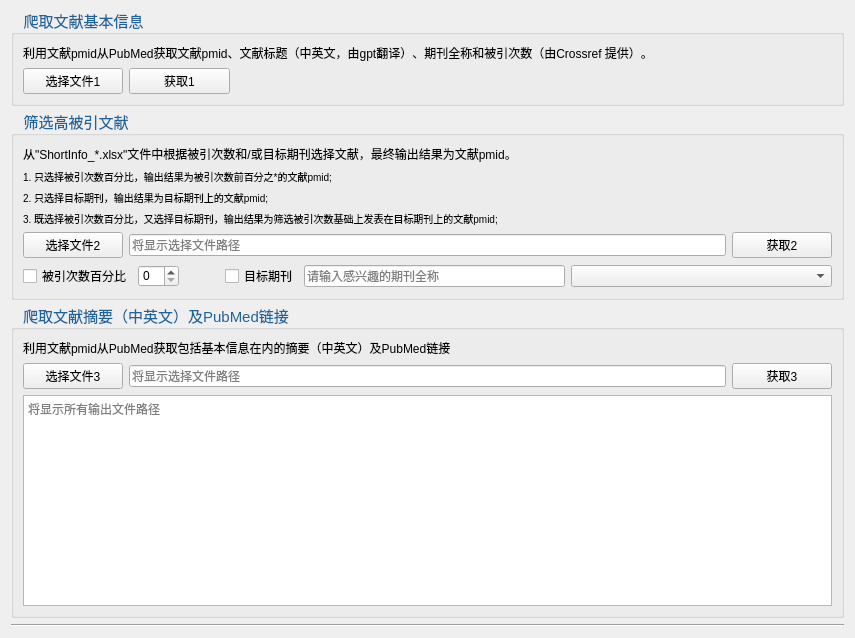
<?xml version="1.0" encoding="UTF-8"?>
<ui version="4.0">
 <class>Form</class>
 <widget class="QWidget" name="Form">
  <property name="geometry">
   <rect>
    <x>0</x>
    <y>0</y>
    <width>855</width>
    <height>638</height>
   </rect>
  </property>
  <property name="windowTitle">
   <string>PMID Based Article Selector</string>
  </property>
  <property name="styleSheet">
   <string notr="true">QGroupBox {
    font-family: &quot;微软雅黑&quot;; /* 设置字体 */
    font-size: 15px; /* 设置字体大小 */
    color: #1d649c; /* 设置字体颜色 */
}

QGroupBox::title {
    subcontrol-origin: margin; /* 标题相对于边框的位置 */
    subcontrol-position:top left; /* 标题的位置，顶部居中 */
    padding: 0 10px 0 10px; /* 标题的内边距 */
    color: #1d649c; /* 可以为标题指定不同的颜色 */
    font-weight: bold; /* 标题文字加粗 */
}

QLabel#label {
    font-family: &quot;微软雅黑&quot;;
    font-size: 12px;
    color: black; /* 设置文字颜色为黑色 */
}
QLabel#label_5 {
    font-family: &quot;微软雅黑&quot;;
    font-size: 12px;
    color: black; /* 设置文字颜色为黑色 */
}
QLabel#label_6{
    font-family: &quot;微软雅黑&quot;;
    font-size: 12px;
    color: black; /* 设置文字颜色为黑色 */
}
QLabel#label_2 {
    font-family: &quot;微软雅黑&quot;;
    font-size: 10px;
    color: black; /* 设置文字颜色为黑色 */
}
QLabel#label_3 {
    font-family: &quot;微软雅黑&quot;;
    font-size: 10px;
    color: black; /* 设置文字颜色为黑色 */
}
QLabel#label_4{
    font-family: &quot;微软雅黑&quot;;
    font-size: 10px;
    color: black; /* 设置文字颜色为黑色 */
}</string>
  </property>
  <layout class="QVBoxLayout" name="verticalLayout_8">
   <item>
    <layout class="QVBoxLayout" name="verticalLayout_7">
     <item>
      <widget class="QGroupBox" name="groupBox_3">
       <property name="title">
        <string>爬取文献基本信息</string>
       </property>
       <layout class="QVBoxLayout" name="verticalLayout_2">
        <item>
         <layout class="QVBoxLayout" name="verticalLayout">
          <item>
           <widget class="QLabel" name="label_6">
            <property name="styleSheet">
             <string notr="true"/>
            </property>
            <property name="text">
             <string>利用文献pmid从PubMed获取文献pmid、文献标题（中英文，由gpt翻译）、期刊全称和被引次数（由Crossref 提供）。</string>
            </property>
           </widget>
          </item>
         </layout>
        </item>
        <item>
         <layout class="QHBoxLayout" name="horizontalLayout_3" stretch="1,1,6">
          <item>
           <widget class="QPushButton" name="pushButton">
            <property name="text">
             <string>选择文件1</string>
            </property>
           </widget>
          </item>
          <item>
           <widget class="QPushButton" name="pushButton_2">
            <property name="text">
             <string>获取1</string>
            </property>
           </widget>
          </item>
          <item>
           <spacer name="horizontalSpacer">
            <property name="orientation">
             <enum>Qt::Horizontal</enum>
            </property>
            <property name="sizeHint" stdset="0">
             <size>
              <width>40</width>
              <height>20</height>
             </size>
            </property>
           </spacer>
          </item>
         </layout>
        </item>
       </layout>
      </widget>
     </item>
     <item>
      <widget class="QGroupBox" name="groupBox">
       <property name="title">
        <string>筛选高被引文献</string>
       </property>
       <layout class="QVBoxLayout" name="verticalLayout_4">
        <item>
         <layout class="QVBoxLayout" name="verticalLayout_3">
          <item>
           <widget class="QLabel" name="label">
            <property name="styleSheet">
             <string notr="true"/>
            </property>
            <property name="text">
             <string>从&quot;ShortInfo_*.xlsx&quot;文件中根据被引次数和/或目标期刊选择文献，最终输出结果为文献pmid。</string>
            </property>
           </widget>
          </item>
          <item>
           <widget class="QLabel" name="label_2">
            <property name="text">
             <string>1. 只选择被引次数百分比，输出结果为被引次数前百分之*的文献pmid;</string>
            </property>
           </widget>
          </item>
          <item>
           <widget class="QLabel" name="label_3">
            <property name="text">
             <string>2. 只选择目标期刊，输出结果为目标期刊上的文献pmid;</string>
            </property>
           </widget>
          </item>
          <item>
           <widget class="QLabel" name="label_4">
            <property name="text">
             <string>3. 既选择被引次数百分比，又选择目标期刊，输出结果为筛选被引次数基础上发表在目标期刊上的文献pmid;</string>
            </property>
           </widget>
          </item>
         </layout>
        </item>
        <item>
         <layout class="QHBoxLayout" name="horizontalLayout_4" stretch="1,6,1">
          <item>
           <widget class="QPushButton" name="pushButton_4">
            <property name="text">
             <string>选择文件2</string>
            </property>
           </widget>
          </item>
          <item>
           <widget class="QLineEdit" name="lineEdit">
            <property name="placeholderText">
             <string>将显示选择文件路径</string>
            </property>
           </widget>
          </item>
          <item>
           <widget class="QPushButton" name="pushButton_6">
            <property name="text">
             <string>获取2</string>
            </property>
           </widget>
          </item>
         </layout>
        </item>
        <item>
         <layout class="QHBoxLayout" name="horizontalLayout_5">
          <item>
           <layout class="QHBoxLayout" name="horizontalLayout" stretch="0,0">
            <item>
             <widget class="QCheckBox" name="checkBox">
              <property name="text">
               <string>被引次数百分比</string>
              </property>
             </widget>
            </item>
            <item>
             <widget class="QSpinBox" name="spinBox"/>
            </item>
           </layout>
          </item>
          <item>
           <layout class="QHBoxLayout" name="horizontalLayout_2" stretch="0,0,2,2">
            <item>
             <spacer name="horizontalSpacer_2">
              <property name="orientation">
               <enum>Qt::Horizontal</enum>
              </property>
              <property name="sizeHint" stdset="0">
               <size>
                <width>40</width>
                <height>20</height>
               </size>
              </property>
             </spacer>
            </item>
            <item>
             <widget class="QCheckBox" name="checkBox_2">
              <property name="text">
               <string>目标期刊</string>
              </property>
             </widget>
            </item>
            <item>
             <widget class="QLineEdit" name="lineEdit_3">
              <property name="placeholderText">
               <string>请输入感兴趣的期刊全称</string>
              </property>
             </widget>
            </item>
            <item>
             <widget class="QComboBox" name="comboBox"/>
            </item>
           </layout>
          </item>
         </layout>
        </item>
       </layout>
      </widget>
     </item>
     <item>
      <widget class="QGroupBox" name="groupBox_2">
       <property name="title">
        <string>爬取文献摘要（中英文）及PubMed链接</string>
       </property>
       <layout class="QVBoxLayout" name="verticalLayout_6">
        <item>
         <layout class="QVBoxLayout" name="verticalLayout_5">
          <item>
           <widget class="QLabel" name="label_5">
            <property name="styleSheet">
             <string notr="true"/>
            </property>
            <property name="text">
             <string>利用文献pmid从PubMed获取包括基本信息在内的摘要（中英文）及PubMed链接</string>
            </property>
           </widget>
          </item>
          <item>
           <layout class="QHBoxLayout" name="horizontalLayout_6" stretch="1,6,1">
            <item>
             <widget class="QPushButton" name="pushButton_7">
              <property name="text">
               <string>选择文件3</string>
              </property>
             </widget>
            </item>
            <item>
             <widget class="QLineEdit" name="lineEdit_2">
              <property name="placeholderText">
               <string>将显示选择文件路径</string>
              </property>
             </widget>
            </item>
            <item>
             <widget class="QPushButton" name="pushButton_8">
              <property name="text">
               <string>获取3</string>
              </property>
             </widget>
            </item>
           </layout>
          </item>
          <item>
           <widget class="QPlainTextEdit" name="plainTextEdit">
            <property name="placeholderText">
             <string>将显示所有输出文件路径</string>
            </property>
           </widget>
          </item>
         </layout>
        </item>
       </layout>
      </widget>
     </item>
    </layout>
   </item>
   <item>
    <widget class="Line" name="line_2">
     <property name="orientation">
      <enum>Qt::Horizontal</enum>
     </property>
    </widget>
   </item>
  </layout>
 </widget>
 <resources/>
 <connections/>
</ui>
